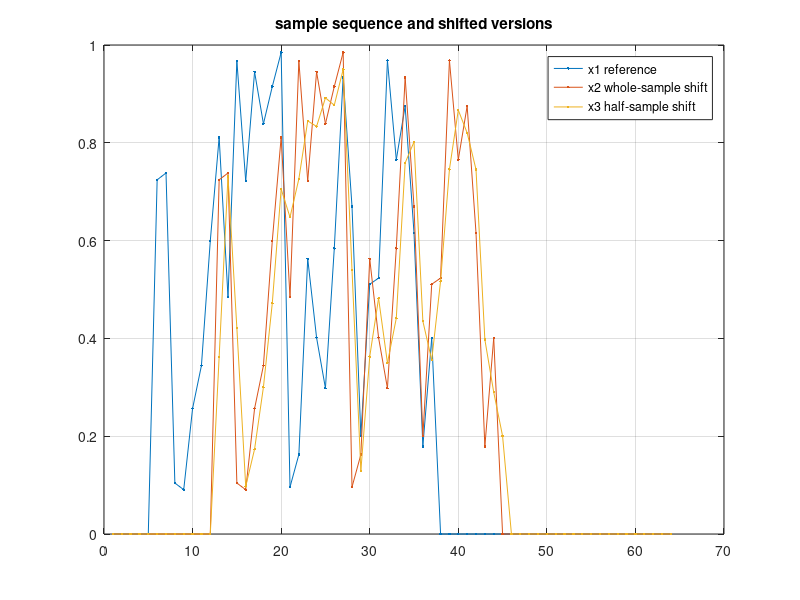
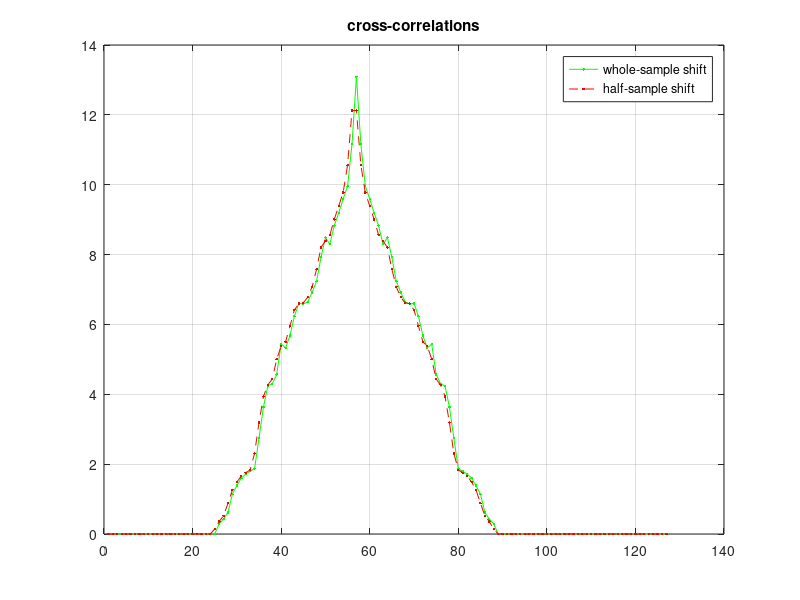

The MATLAB source for these figures, in order:
% bfc - beamforming correlation - compute and visualize cross-correlation

% modification history
% --------------------
%                ----  v6.0.0  ----
% 03.06.07  JDM  created
% 03.14.07  JDM  added xcorr calculation
%
% JDM == Joel D. Miller

% Copyright (C) 2001-2018 United States Government as represented by the
% Administrator of the National Aeronautics and Space Administration (NASA).
% All Rights Reserved.
% 
% This software is distributed under the NASA Open Source Agreement (NOSA),
% version 1.3.  The NOSA has been approved by the Open Source Initiative.
% See the file NOSA.txt at the top of the distribution directory tree for the
% complete NOSA document.
% 
% THE SUBJECT SOFTWARE IS PROVIDED "AS IS" WITHOUT ANY WARRANTY OF ANYKIND,
% EITHER EXPRESSED, IMPLIED, OR STATUTORY, INCLUDING, BUT NOT LIMITED TO, ANY
% WARRANTY THAT THE SUBJECT SOFTWARE WILL CONFORM TO SPECIFICATIONS, ANY IMPLIED
% WARRANTIES OF MERCHANTABILITY, FITNESS FOR A PARTICULAR PURPOSE, OR FREEDOM
% FROM INFRINGEMENT, ANY WARRANTY THAT THE SUBJECT SOFTWARE WILL BE ERROR FREE,
% OR ANY WARRANTY THAT DOCUMENTATION, IF PROVIDED, WILL CONFORM TO THE SUBJECT
% SOFTWARE.

%23456789 123456789 123456789 123456789 123456789 123456789 123456789 1234567890

framesize = 32;
lag1 = 5;
lag2 = 12;

x  = rand(1,framesize);
x1 = [ zeros(1,lag1) x zeros(1,framesize-lag1) ];
x2 = [ zeros(1,lag2) x zeros(1,framesize-lag2) ];
xlen = framesize*2;

% see Ingle and Proakis, pgs.20-21
% [ xc lags ] = xcorr(x1,x2);
xf2 = conv(x1,fliplr(x2));   % same as xcorr xc
lags2 = -(xlen-1) : xlen-1;  % same as xcorr lags

% xcorr calculation
%
% xc[1] = x1[1] * x2[64]
% xc[2] = x1[1] * x2[63] + x1[2] * x2[64]
% xc[2] = x1[1] * x2[62] + x1[2] * x2[63] + x1[3] * x2[64]
% ...
% xc[125] = x1[62] * x2[1] + x1[63] * x2[2] + x1[64] * x2[3]
% xc[126] = x1[63] * x2[1] + x1[64] * x2[2]
% xc[127] = x1[64] * x2[1]
xc = zeros(1,xlen*2-1);
k = 2*xlen - 1;
for o = 1 : xlen,  % amount of overlap
  xc(o) = 0;
  xc(k) = 0;
  if o == k,
    for s = 1 : o,
      xc(o) = xc(o) + x1(s) * x2(xlen-o+s);
    end;
  else,
    for s = 1 : o,
      xc(o) = xc(o) + x1(s) * x2(xlen-o+s);
      xc(k) = xc(k) + x1(xlen-o+s) * x2(s);
    end;
  end;
  k = k - 1;
end;
% max(abs(xf2-xc))  % verify calc
% [m i] = max(xc)   % find lag
% lag = i - xlen

% conv( [1 2 3], [3 4 5] )
% ans = 3    10    22    22    15
%
% filter( [1 2 3], 1, [3 4 5] )
% ans = 3    10    22

% x3 = x2 shifted one half-sample to the right (by linear interpolation)
x3 = conv(x2,[.5 .5]);
x3 = x3(1:xlen);

xf3 = conv(x1,fliplr(x3));

[mx2 mi2] = max(xf2);
[mx3 mi3] = max(xf3);
% amount x2 and x3 lag x1
fprintf( 'Shifts:  true = %d,  whole = %d (%.1f),  half = %d (%.1f)\n', ...
         lag1-lag2, lags2(mi2), mx2, lags2(mi3), mx3 );

% depending on the random sequence, the half value can change by 1, e.g.,
%
% Shifts:  true = -7,  whole = -7 ( 8.6),  half = -8 (7.5)
% Shifts:  true = -7,  whole = -7 (11.2),  half = -7 (9.9)
%
% xf3(57)-xf3(56) = 1.7764e-015
% xf3(57)-xf3(56) = 0

% time
figure;
plot([x1' x2' x3'],'.-');
grid on;
legend('x1 reference','x2 whole-sample shift','x3 half-sample shift');
title( 'sample sequence and shifted versions' );

% xcorr
figure;
plot(1:127,xf2,'g.-',1:127,xf3,'r.--');
grid on;
legend('whole-sample shift','half-sample shift');
title( 'cross-correlations' );
